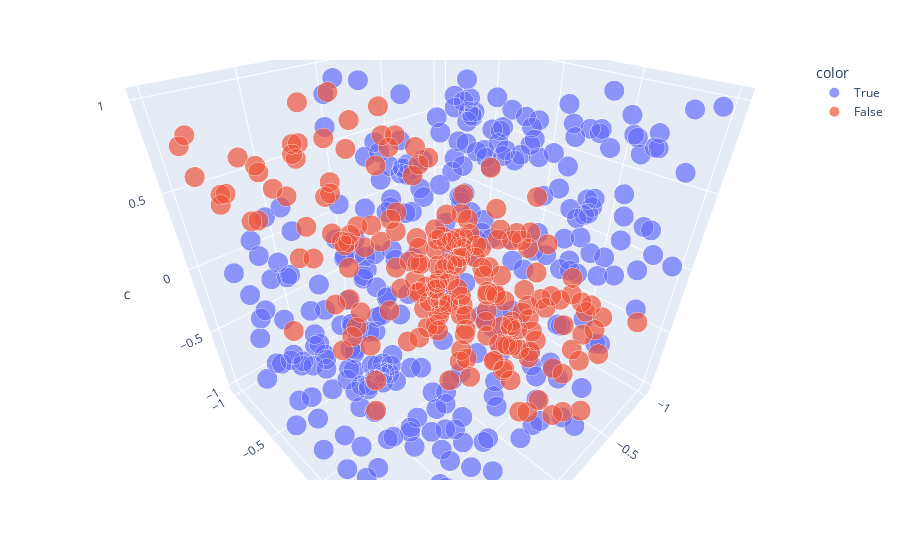

Here is the notebook cell this chart was saved with:
### Code cell
qef.plotQuadraticEqSolvability(data, interactive=True)

### Figure 1 — Plotly figure (JSON) as saved in the notebook; plotly's stock layout.template omitted (floating-point values rounded to 4 significant figures; data arrays with more than 128 entries replaced by an {"elided": "..."} marker saying what was removed)
{"data": [{"hovertemplate": "color=True<br>a=%{x}<br>b=%{y}<br>c=%{z}<br>size=%{marker.size}<extra></extra>", "legendgroup": "True", "marker": {"color": "#636efa", "size": {"elided": "301 float values"}, "sizemode": "area", "sizeref": 0.00025, "symbol": "circle"}, "mode": "markers", "name": "True", "scene": "scene", "showlegend": true, "type": "scatter3d", "x": {"elided": "301 float values"}, "y": {"elided": "301 float values"}, "z": {"elided": "301 float values"}}, {"hovertemplate": "color=False<br>a=%{x}<br>b=%{y}<br>c=%{z}<br>size=%{marker.size}<extra></extra>", "legendgroup": "False", "marker": {"color": "#EF553B", "size": {"elided": "199 float values"}, "sizemode": "area", "sizeref": 0.00025, "symbol": "circle"}, "mode": "markers", "name": "False", "scene": "scene", "showlegend": true, "type": "scatter3d", "x": {"elided": "199 float values"}, "y": {"elided": "199 float values"}, "z": {"elided": "199 float values"}}], "layout": {"autosize": true, "legend": {"itemsizing": "constant", "title": {"text": "color"}, "tracegroupgap": 0}, "margin": {"t": 60}, "scene": {"aspectmode": "auto", "aspectratio": {"x": 0.9992, "y": 1.001, "z": 1.0}, "camera": {"center": {"x": 0, "y": 0, "z": 0}, "eye": {"x": 0.8232, "y": 0.8232, "z": 0.8232}, "projection": {"type": "perspective"}, "up": {"x": 0, "y": 0, "z": 1}}, "domain": {"x": [0, 1], "y": [0, 1]}, "xaxis": {"title": {"text": "a"}, "type": "linear"}, "yaxis": {"title": {"text": "b"}, "type": "linear"}, "zaxis": {"title": {"text": "c"}, "type": "linear"}}}}
